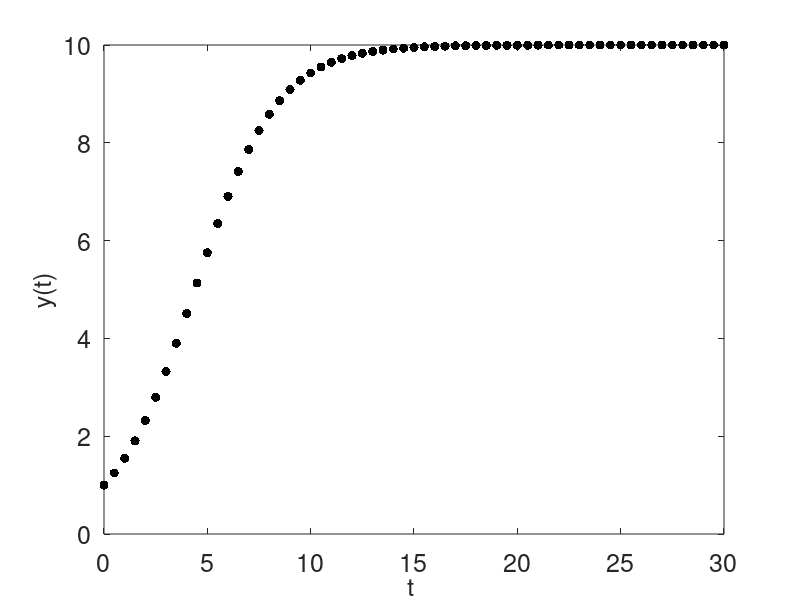

Write the MATLAB code that produced this figure.
% Approximate the solution of an ODE of the form y' = f(t,y) using ODE45. 
% The function f(t,y) is defined by rhs(t,y)
function ODE45_Example

  dt = .5;          % spacing size (Delta t) 
  tspan = 0:dt:30;   % values of t defined in tspan 
  y0 = 1;           % initial value

  opts = odeset('abstol',1e-10,'reltol',1e-10);  % set-up tolerences (do not edit this line)
  [t yspan]= ode45(@rhs, tspan,y0,opts);         % Function to solve the IVP (do not edit this line)

  
  %plot result
  figure(1); clf;                                % open figure window and clear the window
  plot(tspan,yspan, 'k.','markersize',20);         % plot approximation 
  set(gca,'fontsize',18);
  xlabel('t ','fontsize',18);
  ylabel('y(t)','fontsize',18);

  %printing the end point
  fprintf('\n The end point of the solution is approximated to be: \n ');
  disp(['y(',num2str(t(end)),') = ',num2str(yspan(end))]);  %Prints the end point in the command window
  fprintf('\n');                                            %Prints a new line
  
end


% Where you define the "right hand side" of the ODE
function dydt = rhs(t,y)
  dydt = 0.5*(1-(y/10))*y;
end
